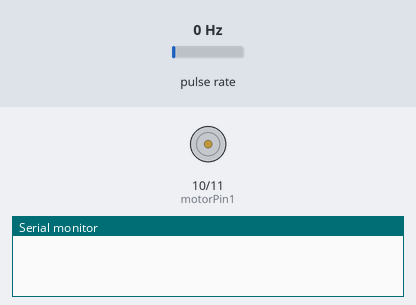
A sketch run on a simulated Arduino Uno, built with avr-gcc and run on an emulated ATmega328P. Shown: motor-driver pin pairs drawn as motors (green arrow = first pin HIGH = forward, orange = second pin HIGH = backward, longer = more drive, scaled by the enable pin), the last lines printed to the serial monitor. Wiring (inferred from the names in the program): pulse sensor: data pin 2. Inputs (shaded band) come from the test bench; at power-on: pulse rate 0 Hz.

Above: at 0.1 s.
At 10.12 s:
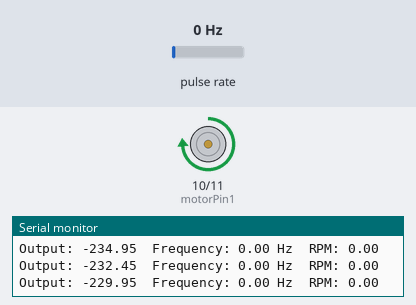
At 20.0 s:
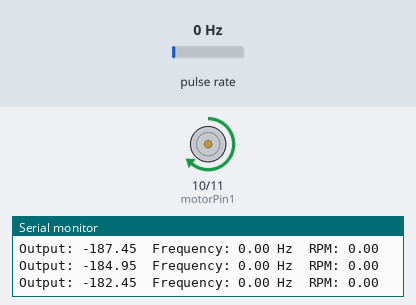
At 39.76 s:
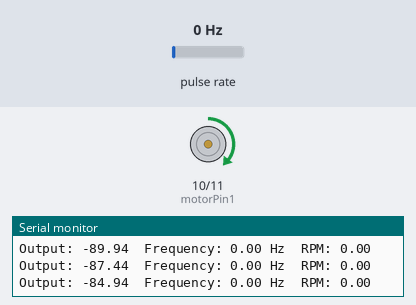
Timing chart, 0 to 40.0 s (numbered marks = the images above):
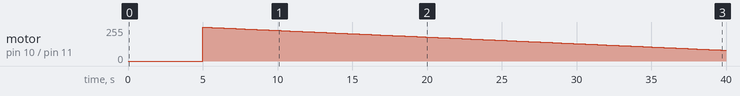

The sketch:

motor_encoder_ramp_up.ino
```cpp
// Motor control pins
const int motorPin1 = 10;  // IN1
const int motorPin2 = 11;  // IN2
const int enablePin = 9;   // ENA (PWM pin for speed control)

// Encoder pin
const int encoderPin = 2;  // use just one encoder pin for simplicity

volatile int pulseCount = 0;         // pulse counter
const int pulsesPerRevolution = 11;  // pulses per rotation from each encoder wire

unsigned long lastTime = 0;  // store last time measurement
double frequency = 0;        // measured frequency
double RPM = 0;

double output = -255;  // start at the minimum motor output value
const double gearRatio = 9.6;

const double incrementRate = 0.05;        // how much the output changes per loop
const unsigned long updateInterval = 10;  // Interval to update output (in milliseconds)

void countPulse();

void setup() {
  delay(5000);  // delay 5 seconds to give us time to connect to python
  pinMode(motorPin1, OUTPUT);
  pinMode(motorPin2, OUTPUT);
  pinMode(enablePin, OUTPUT);

  pinMode(encoderPin, INPUT_PULLUP);  // 1 encoder input

  attachInterrupt(digitalPinToInterrupt(encoderPin), countPulse, RISING);

  Serial.begin(9600);
  lastTime = millis();
}

void loop() {
  if (output < 255) {
    output += incrementRate;
  } else if (output > 255) {
    output = 255;
  }

  // Motor direction + speed
  if (output > 0) {
    digitalWrite(motorPin1, LOW);
    digitalWrite(motorPin2, HIGH);
  } else {
    digitalWrite(motorPin1, HIGH);
    digitalWrite(motorPin2, LOW);
  }
  analogWrite(enablePin, abs(output));

  // calculate frequency
  if (millis() - lastTime >= 500) { // don't change the 500 ms value, completly breaks frequency (and therefore RPM) calculation, changing the value that pulsesPerRevolution multiplies with doesn't really fix it
    noInterrupts();
    int count = pulseCount;
    pulseCount = 0;
    interrupts();

    frequency = count / (pulsesPerRevolution * 0.5);
    RPM = frequency * 60 / gearRatio;

    Serial.print("Output: ");
    Serial.print(output);
    Serial.print("  Frequency: ");
    Serial.print(frequency);
    Serial.print(" Hz");
    Serial.print("  RPM: ");
    Serial.println(RPM);

    lastTime = millis();
  }

  delay(updateInterval);
}

void countPulse() {
  pulseCount++;  // increment each pulse
}
```

Measured:
- by itself, motor on pin 10 (motorPin1) / pin 11 (motorPin2): stopped → forward 254/255 at 5.0 s, → forward 253/255 0.19 s later, → forward 252/255 0.20 s later, → forward 251/255 0.20 s later, … (174 changes in this stretch)
